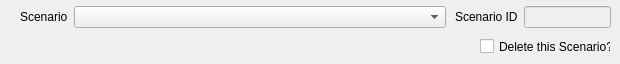
            <widget class="QWidget" name="page_15">
             <widget class="QCheckBox" name="checkBox_2">
              <property name="geometry">
               <rect>
                <x>480</x>
                <y>38</y>
                <width>131</width>
                <height>17</height>
               </rect>
              </property>
              <property name="text">
               <string>Delete this Scenario?</string>
              </property>
             </widget>
             <widget class="QWidget" name="layoutWidget">
              <property name="geometry">
               <rect>
                <x>20</x>
                <y>6</y>
                <width>426</width>
                <height>22</height>
               </rect>
              </property>
              <layout class="QHBoxLayout" name="horizontalLayout_24">
               <item>
                <widget class="QLabel" name="label_55">
                 <property name="sizePolicy">
                  <sizepolicy hsizetype="Maximum" vsizetype="Preferred">
                   <horstretch>0</horstretch>
                   <verstretch>0</verstretch>
                  </sizepolicy>
                 </property>
                 <property name="text">
                  <string>Scenario</string>
                 </property>
                </widget>
               </item>
               <item>
                <widget class="QComboBox" name="comboBox_211"/>
               </item>
              </layout>
             </widget>
             <widget class="QWidget" name="layoutWidget">
              <property name="geometry">
               <rect>
                <x>455</x>
                <y>6</y>
                <width>156</width>
                <height>22</height>
               </rect>
              </property>
              <layout class="QHBoxLayout" name="horizontalLayout_43">
               <item>
                <widget class="QLabel" name="label_50">
                 <property name="sizePolicy">
                  <sizepolicy hsizetype="Maximum" vsizetype="Preferred">
                   <horstretch>0</horstretch>
                   <verstretch>0</verstretch>
                  </sizepolicy>
                 </property>
                 <property name="text">
                  <string>Scenario ID</string>
                 </property>
                </widget>
               </item>
               <item>
                <widget class="QLineEdit" name="lineEdit_23">
                 <property name="enabled">
                  <bool>false</bool>
                 </property>
                 <property name="sizePolicy">
                  <sizepolicy hsizetype="Preferred" vsizetype="Fixed">
                   <horstretch>0</horstretch>
                   <verstretch>0</verstretch>
                  </sizepolicy>
                 </property>
                </widget>
               </item>
              </layout>
             </widget>
            </widget>
